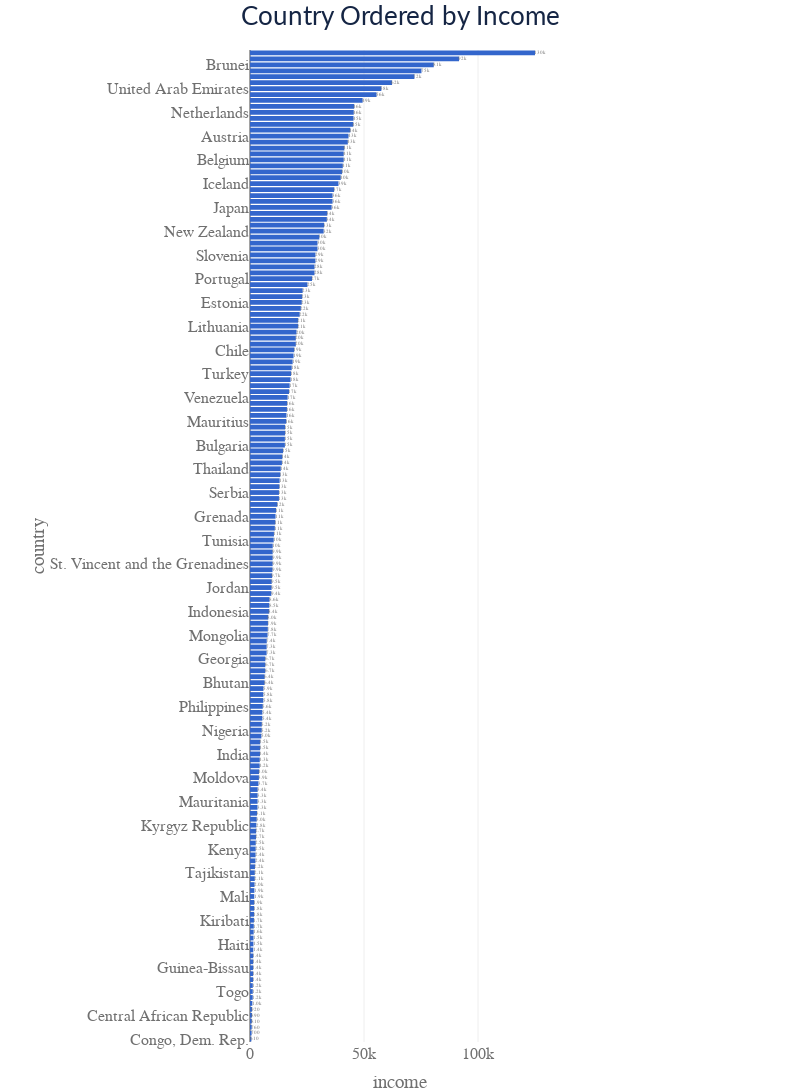

Notebook cell for this chart:
### Markdown cell above
## Individual

### Code cell
fig = px.bar(
    df.sort_values(by='income', ascending=True), 
    x='income', y='country', 
    template=custom_template,
    text_auto='.2s', 
    title="Country Ordered by Income",)

fig.update_layout(
    height = 2000, width = 800,
    margin = dict(t=50, l=250, r=250, b=50),
    )

fig.update_traces(textfont_size=14, textangle=0, textposition="outside", cliponaxis=False, )
fig.show()

### Figure 1 — Plotly figure (JSON) as saved in the notebook; plotly's stock layout.template omitted (floating-point values rounded to 4 significant figures; data arrays with more than 128 entries replaced by an {"elided": "..."} marker saying what was removed)
{"data": [{"cliponaxis": false, "hovertemplate": "income=%{x}<br>country=%{y}<extra></extra>", "legendgroup": "", "marker": {"color": "#3366CC", "pattern": {"shape": ""}}, "name": "", "orientation": "h", "showlegend": false, "textangle": 0, "textfont": {"size": 14}, "textposition": "outside", "texttemplate": "%{x:.2s}", "type": "bar", "x": {"elided": "167 int values"}, "xaxis": "x", "y": {"elided": "167 str values"}, "yaxis": "y"}], "layout": {"barmode": "relative", "height": 2000, "legend": {"tracegroupgap": 0}, "margin": {"b": 50, "l": 250, "r": 250, "t": 50}, "title": {"text": "Country Ordered by Income"}, "width": 800, "xaxis": {"anchor": "y", "domain": [0, 1], "title": {"text": "income"}}, "yaxis": {"anchor": "x", "domain": [0, 1], "title": {"text": "country"}}}}
